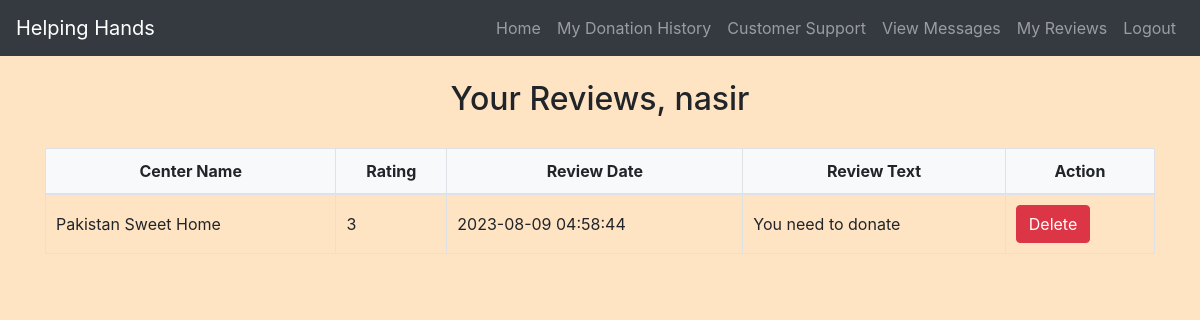
Screenshot of /user_reviews.php (signed in) with the database file from the repository.
### tables this page shows
CREATE TABLE `reviews` (
  `Review_ID` int(11) NOT NULL,
  `User_ID` int(11) DEFAULT NULL,
  `Center_ID` int(11) DEFAULT NULL,
  `Rating` int(11) DEFAULT NULL,
  `Review_Date` timestamp NOT NULL DEFAULT current_timestamp() ON UPDATE current_timestamp(),
  `Review_Text` text DEFAULT NULL
);

CREATE TABLE `donation_centers` (
  `Center_ID` int(11) NOT NULL,
  `Name` varchar(255) NOT NULL,
  `Category_ID` int(11) NOT NULL,
  `Location` varchar(255) NOT NULL,
  `Contact_Number` varchar(20) NOT NULL,
  `Description` text NOT NULL,
  `Picture` varchar(255) DEFAULT NULL
);

### user_reviews.php (the view, shortened to what this page needs)
<?php
include('config.php');
$user_id = $_SESSION["id"];
$sql_user = "SELECT id, username, email, age FROM users WHERE id = ?";
$stmt_user = mysqli_prepare($conn, $sql_user);
mysqli_stmt_bind_param($stmt_user, "i", $user_id);
mysqli_stmt_execute($stmt_user);
mysqli_stmt_bind_result($stmt_user, $fetched_id, $username, $email, $age);
$user_reviews = [];
$sql_reviews = "SELECT r.Review_ID, dc.Name AS center_name, r.Rating, r.Review_Date, r.Review_Text
                FROM Reviews r
                JOIN Donation_Centers dc ON r.Center_ID = dc.Center_ID
                WHERE r.User_ID = ?";
$stmt_reviews = mysqli_prepare($conn, $sql_reviews);
mysqli_stmt_bind_param($stmt_reviews, "i", $user_id);
mysqli_stmt_execute($stmt_reviews);
$result_reviews = mysqli_stmt_get_result($stmt_reviews);
if ($result_reviews) {
    while ($row = mysqli_fetch_assoc($result_reviews)) {
        $user_reviews[] = $row;
    }
}
?>
<!DOCTYPE html>
<html>
<head>
    <link rel="stylesheet" href="https://maxcdn.bootstrapcdn.com/bootstrap/4.5.2/css/bootstrap.min.css">
    <link rel="stylesheet" href="./css/style.css">
</head>
<body>
<?php include('navbar.php'); ?>
    <div class="container">
        <h2 class="mt-4">Your Reviews, <?php echo $username; ?></h2>
        <table class="table table-bordered">
            <thead>
                <tr>
                    <th>Center Name</th>
                    <th>Rating</th>
                    <th>Review Date</th>
                    <th>Review Text</th>
                    <th>Action</th>
                </tr>
            </thead>
            <tbody>
                <?php foreach ($user_reviews as $review): ?>
                <tr>
                    <td><?php echo $review['center_name']; ?></td>
                    <td><?php echo $review['Rating']; ?></td>
                    <td><?php echo $review['Review_Date']; ?></td>
                    <td><?php echo $review['Review_Text']; ?></td>
                    <td><a class="btn btn-danger" href="?delete_review=<?php echo $review['Review_ID']; ?>">Delete</a></td>
                </tr>
                <?php endforeach; ?>
            </tbody>
        </table>
    </div>
</body>
</html>

### css/style.css (style rules this page uses)
body { background-color: bisque; }
h1, h2, h3, h4 { text-align: center; margin-top: 30px; margin-bottom: 30px; }
.table { width: 100%; border-collapse: collapse; margin-top: 20px; }
.table th, .table td { padding: 10px; border: 1px solid #dee2e6; }
.table thead th { background-color: #f8f9fa; font-weight: bold; text-align: center; }
.table tbody td { vertical-align: middle; }

### rows the page displays
reviews: Center_ID.Name "Pakistan Sweet Home", Rating "3", Review_Date "2023-08-09 04:58:44", Review_Text "You need to donate"

### other values shown
$username "nasir"
